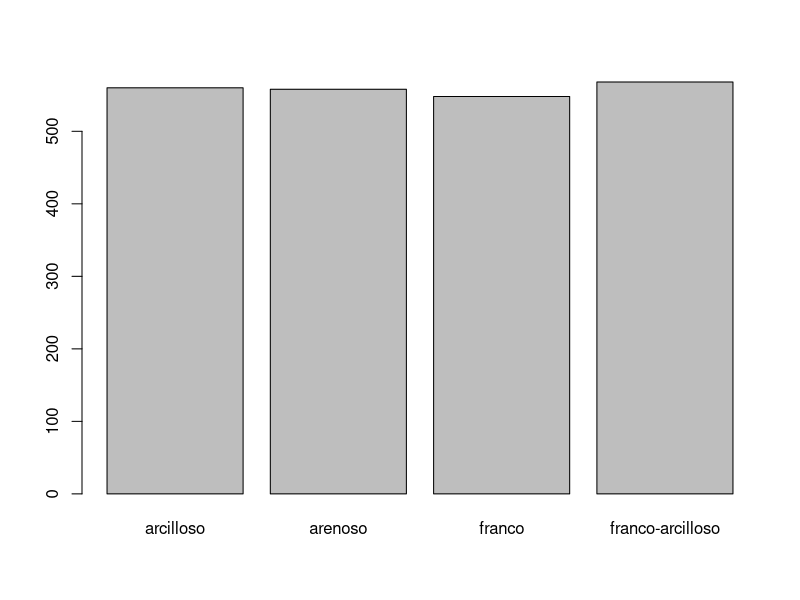
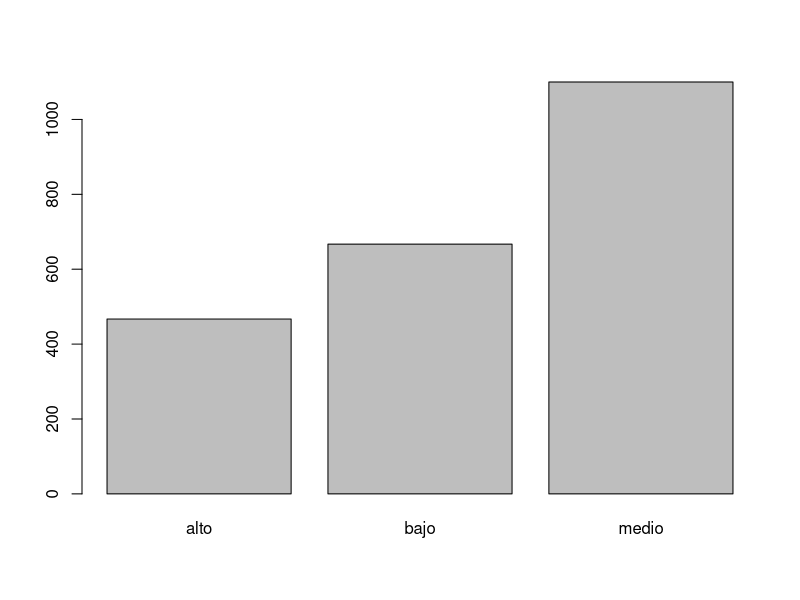
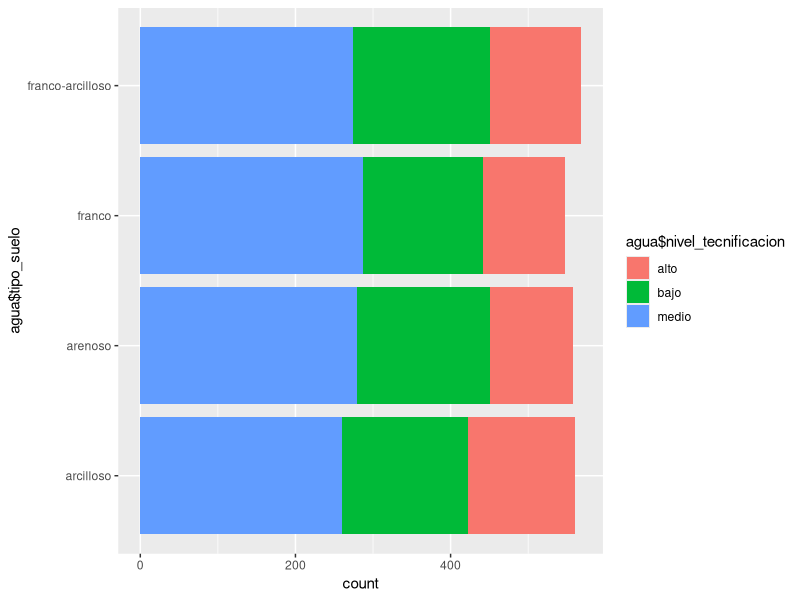

R code for these plots, in order:
#Uso de agua en agricultura

#Integrantes:
# CANDO LEON JUAN ANDRES
# GONZALEZ ZAMBRANO VICTOR FELIX
# MAGALLANES DOMINGUEZ KELVIN ROGER
# CAMACHO GALARZA XAVIER HOMERO

library(ggplot2)
library(dplyr)
agua <- read.csv("EFICIENCIA_AGUA.csv")

#Objetivo4: Verificar si existe independencia entre
# el tipo de suelo (franco/arcilloso/arenoso) y
# el nivel de tecnificación (bajo/medio/alto), 
# para detectar si ciertos suelos reciben más inversión tecnológica
# en parcelas agrícolas de la Costa ecuatoriana. 

#Primero, mostraremos un gráfico correspondiente para 
# cada variable de este objetivo.

#Tipo de suelo
ts <- agua$tipo_suelo
tipoS <- factor(ts)
frecuenciaTs <- table(tipoS)
head(frecuenciaTs)
barplot(frecuenciaTs)

#Nivel de tecnificación
nt <- agua$nivel_tecnificacion
nivelTec <- factor(nt)
frecuenciaNt <- table(nivelTec)
head(frecuenciaNt)
barplot(frecuenciaNt)

#Gráfica para apreciar el tipo de suelo con su nivel de tecnificación
tsNt <- data.frame(ts, nt)
ggplot(data = tsNt, aes(x = agua$tipo_suelo, fill = agua$nivel_tecnificacion)) +
  geom_bar() +
  coord_flip()

#Para ello se implementará tabla de contingencia con su respectiva
# prueba chi-cuadrado
#H0: El tipo de suelo es independiente del nivel de tecnificación
# de la parcela
#Ha: No es cierto H0
chi <- table(ts, nt)
head(chi)
addmargins(chi)
chi2 <- round(prop.table(chi), 2)
chi2
addmargins(chi2)
chisq.test(chi)

#Como el valor p no es menor a 0.05, entonces no se rechaza H0